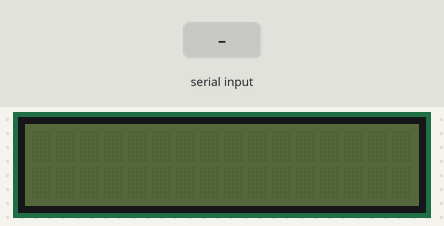
This sketch was run on a simulated Arduino Uno, built with avr-gcc and run on an emulated ATmega328P. Shown: 16×2 character LCD. The test bench sets the inputs (shaded band). What the sketch prints to the serial monitor is not drawn.

Above: at 0.9 s.
1.0 s: "1" received over Serial
At 1.7 s:
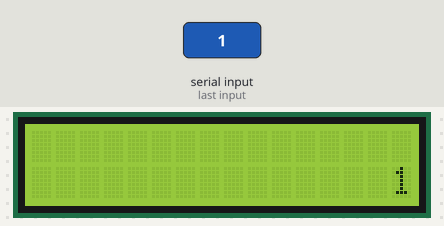
2.6 s: "0" received over Serial
At 3.9 s:
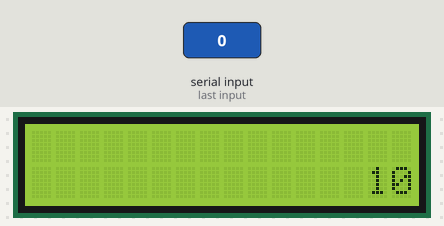
4.2 s: "2" received over Serial
At 5.4 s:
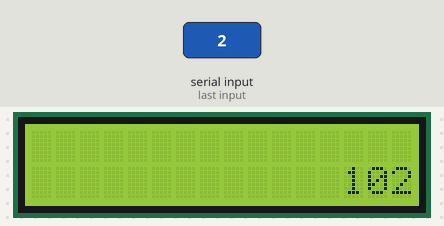
Timing chart, 0 to 7.2 s (numbered marks = the images above; inputs shaded):
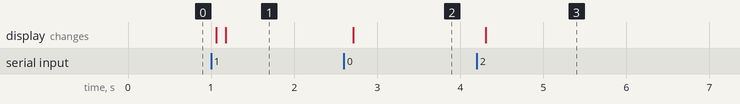

Measured:
- after the input at 1.0 s, the display: first changes after 0.07 s (image 1 shows a later state)
- after the input at 2.6 s, the display: changes after 0.11 s (image 2)
- after the input at 4.2 s, the display: changes after 0.11 s (image 3)

The sketch:

LCDWriteQueue.ino
```cpp
/**
 * Type in a character in the Serial Monitor, and it will print
 * it to the LCD monitor, typewriter style
 */

// include the library code:
#include <LiquidCrystal.h>


char in_char = 32;  // space

// initialize the library by associating any needed LCD interface pin
// with the arduino pin number it is connected to
const int rs = 12, en = 11, d4 = 5, d5 = 4, d6 = 3, d7 = 2;
LiquidCrystal lcd(rs, en, d4, d5, d6, d7);

/**
 * Class to manage LCD display rolling
 */
class LCDQueue16x2 {

public:

  static const int QUEUE_SIZE = 32;
  static const int COLUMNS = 16;

  LCDQueue16x2() {
    for(int i = 0; i < QUEUE_SIZE; i++){
      queue[i] = 32; // space
    }
  }

  // add an item to the queue and advance the index by one. If index reaches
  // the end, start from 0.
  void push(char item) {
    queue[queue_index] = item;
    queue_index++;
    if(queue_index == QUEUE_SIZE)
      queue_index = 0;
  }

  // Write to the 16x2 LCD all the buffer data. Start from queue_index, filling
  // up the first row, then the second row.
  void write(LiquidCrystal *lcd) {
    lcd->clear();
    lcd->setCursor(0, 0);
    for(int i = 0; i < QUEUE_SIZE; i++) {
      if(i == COLUMNS) {
        lcd->setCursor(0, 1);
      }
      lcd->write(queue[(i + queue_index) % QUEUE_SIZE]);
    }
  }

private:
  char queue[QUEUE_SIZE] = {};
  // always points to the first element (head) of the queue.
  // Start printing from this index of insert a new char to this index.
  // After insert increment by 1.
  uint8_t queue_index = 0;
};

LCDQueue16x2 lq;


void setup() {
  Serial.begin(9600);
  while(!Serial.available()) {

  }
  // set up the LCD's number of columns and rows:
  lcd.begin(16, 2);
  lcd.clear();
}

void loop() {
  // when characters arrive over the serial port...
  //Serial.println(millis());

  if (Serial.available()) {
    // wait a bit for the entire message to arrive
    delay(100);
    lcd.clear();

    while (Serial.available() > 0) {
      // display each character to the LCD
      in_char = Serial.read();
      Serial.println(in_char);
      lq.push(in_char);
      lq.write(&lcd);

      //lcd.write(in_char);


    }

  }
}
```
